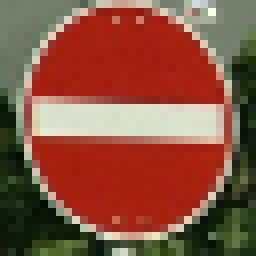
#> input picture test-images/image0.png, 32 x 32 px (shown 8 times larger); its folder holds 4 pictures in this run
$ jupyter execute --allow-errors Traffic_Sign_Classifier.ipynb   (shell and % lines are left out)
#> lines starting #> are read from the running program, lines starting #| are printed output that depends on the picture
# Self-Driving Car Engineer Nanodegree

## Deep Learning

## Project: Build a Traffic Sign Recognition Classifier

---
## Load The Data

[cell 1]
# Load pickled data
import pickle

training_file = './traffic-signs-data/train.p'
validation_file= './traffic-signs-data/valid.p'
testing_file = './traffic-signs-data/test.p'

#> (the rest of this cell did not finish here and is left out)

---

## Dataset Summary & Exploration

The pickled data is a dictionary with 4 key/value pairs:

- `'features'` is a 4D array containing raw pixel data of the traffic sign images, (num examples, width, height, channels).
- `'labels'` is a 1D array containing the label/class id of the traffic sign. The file `signnames.csv` contains id -> name mappings for each id.
- `'sizes'` is a list containing tuples, (width, height) representing the original width and height the image.
- `'coords'` is a list containing tuples, (x1, y1, x2, y2) representing coordinates of a bounding box around the sign in the image. **THESE COORDINATES ASSUME THE ORIGINAL IMAGE. THE PICKLED DATA CONTAINS RESIZED VERSIONS (32 by 32) OF THESE IMAGES**

### Provide a Basic Summary of the Data Set Using Python, Numpy and/or Pandas

Basic information about data set such as total number of entries in training, validation and test sets or shape of single image or number of total classes can be seen as output from the following cell

[cell 2]
import numpy as np

# Number of training examples
#> (the rest of this cell did not finish here and is left out)

### Dataset visualization

As output of following cell we can see single image from training set.

[cell 3]
### Data exploration visualization code goes here.
### Feel free to use as many code cells as needed.
import matplotlib.pyplot as plt
# Visualizations will be shown in the notebook.

#> (the rest of this cell did not finish here and is left out)

In order to visualize occurance of all clases within different parts of data sets, we will first create histograms for each part of data set (train, validation and test). We shall place classes labels on x-axis and total number of occurances on y-axis.

Histograms for each part of dataset can be seen as output of following cell.

#> (a cell that did not finish here is left out)

On image above we can see histogram of each part of the data set (Train, Test and Validation subsets respectively). From given histograms we can conclude that dataset is not balanced, since there is no equal number of appearances for each label. This could prove to be one factor which reduces prediction accuracy for  traffic signs that appear less frequently.

In addition to this, there is quite big ammount of occurances for speed limit signs, stop signs, yield signs, so it is safe to assume that after training our model will do better job in predicting these signs than signs like 'Dangerous curve to the left (label 19)'

----

## Design and Test a Model Architecture

The LeNet-5 implementation shown in the [classroom](https://classroom.udacity.com/nanodegrees/nd013/parts/fbf77062-5703-404e-b60c-95b78b2f3f9e/modules/6df7ae49-c61c-4bb2-a23e-6527e69209ec/lessons/601ae704-1035-4287-8b11-e2c2716217ad/concepts/d4aca031-508f-4e0b-b493-e7b706120f81) at the end of the CNN lesson is a solid starting point.

Minimal amount of adaptation is needed for LeNet-5 architecture to be used as traffic sign classifier. Initial adaptations were changing input layer of network, to be able to handle 32x32x3 data instead of 32x32x1 as it was the case for digit classifier. In addition to this, output layer is also changed. Total number of outputs equals to number of classes, in our case 43. So fully connected output layer size was changed from 10 to 43.

With the LeNet-5 solution from the lecture, i was able to achieve a validation set accuracy of about 0.89.

Further improvements of initial architecture were introducing drop-out at fully connected layers. This improveded training and validation accuracy by decent amount and prevented overfitting.

Another improvement that helped me to increase validation and training accuracy is input data normalization, which was helpful for tensorflow optimizers and it resulted in better results.

Final tweak of initial acrhitecture was adding additional convolution layer. After this additional layer, it's output is combined with output from previous convolution layer, where each output is flattened to 1x1xN size and then these outputs are combined (concatenated). Prior to introducing this improvement architecture seemed like it experienced slight underfitting. This helped with network underfitting and eventually improved prediction accuracy. Inception module along with [published baseline model on this problem](http://yann.lecun.com/exdb/publis/pdf/sermanet-ijcnn-11.pdf) served as inspiration for this improvement.

### Pre-process the Data Set (normalization, grayscale, etc.)

Normalization is only form of data preprocessing used in this project. With normlaization we make mean value of image small number, close to zero, and equal variance.

I have choosen not to convert image to grayscale, since color of the traffic sign could prove to bee valuable information when we try to clasify them.

[cell 5]
### Preprocess the data here. It is required to normalize the data.

# We want to normalize input so we have 0 mean
def normalize(input):
    normalized = np.array((input - 128.0) / 128.0)
    return normalized

[cell 6]
from sklearn.utils import shuffle

# Intially shuffle training set
#> (the rest of this cell did not finish here and is left out)

### Model Architecture

[cell 7]
# Tensorflow imports
import tensorflow as tf
from tensorflow.contrib.layers import flatten

EPOCHS = 20
BATCH_SIZE = 128

[cell 8]
# Create weights and biases for NN
# Parameters for initial random values for weights
mu = 0 # mean
sigma = 0.1 # deviation

#> (the rest of this cell did not finish here and is left out)

[cell 9]
# Function for nn inference
# [52 lines left out: function le_tsc_net, not called in this run]

#> (a cell that did not finish here is left out)

### Train, Validate and Test the Model

A validation set can be used to assess how well the model is performing. A low accuracy on the training and validation
sets imply underfitting. A high accuracy on the training set but low accuracy on the validation set implies overfitting.

[cell 11]
### Train your model here.
### Calculate and report the accuracy on the training and validation set.
### Once a final model architecture is selected,
### the accuracy on the test set should be calculated and reported as well.
### Feel free to use as many code cells as needed.

# Training operations
rate = 0.001

# Output of nn
#> (the rest of this cell did not finish here and is left out)

## Model Evaluation
Evaluate model loss and accuracy. Model accuracy is calculate by comparing logits to the training set labels for each input. After, these comparisons are averaged, and this represents models accuracy.

#> (a cell that did not finish here is left out)

[cell 13]
# Utility function for printing stats
# Check total accuracy for current weights on test
# [9 lines left out: function evaluate, not called in this run]

### Model training
- Run the model on training data
- Before each epoch shuffle set
- After each epoch evaluate current state of the model (Accuracy) on validation set
- Save the model after training

#> (a cell that did not finish here is left out)

**Check point is here, from here we have model saved!**

#> (a cell that did not finish here is left out)

Model's test accuracy is shown as output of above cell. Test accuracy is calculated when test part of data set is given as input to the model. Testing step is executed only once training phase has been finished.

---

## Test a Model on New Images

In order to achieve more insight into how my model is performing, I have found additional images of German traffic signs and cropped and rescaled them to the right size. They served as additional test for my model. It is important to note, that these images were not part of training or validation set.

### Load and Output the Images

Afeter running cell bellow this one, additional test images are shown alongside appropriate labels.

[cell 16]
### Load the images and plot them here.
### Feel free to use as many code cells as needed.

import cv2
import glob

fig, axs = plt.subplots(1, 5, figsize = (5, 1))

# Turn off tick labels
for ax in axs:
    ax.set_xticklabels([])
    ax.set_yticklabels([])

# Load additional test images - Images are already scaled to 32x32x3
image_list = []
for filename in glob.glob('test-images/*.png'):
    image = cv2.imread(filename)
#> image is the input picture: shape (32, 32, 3); mean B, G, R 63.5, 82.6, 136.3
    image = cv2.cvtColor(image, cv2.COLOR_BGR2RGB)
    image_list.append(image)

# Display images
i = 0
#> i = 0
for image in image_list:
    axs[i].imshow(image)
    i = i + 1

# Create input data
X_test_additional = np.array(image_list)
Y_test_additional = [25, 13, 18, 17, 1]

# Preprocess additional test data
X_test_additional_normalized = normalize(X_test_additional)
print('Additional data mean: ', np.mean(X_test_additional_normalized))
print('Additional data var: ', np.var(X_test_additional_normalized))
print('Labels: ', Y_test_additional)
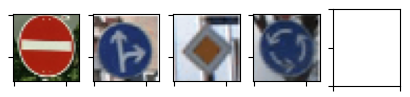
#> figure drawn by matplotlib, 4 panels
